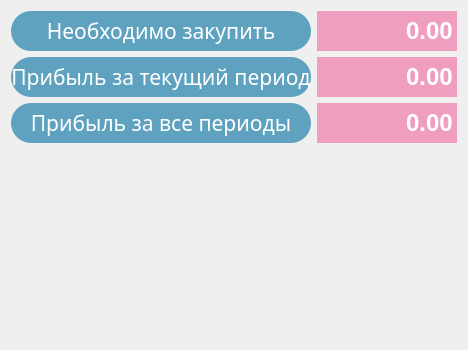
           <widget class="QWidget" name="rightWidget" native="true">
            <property name="sizePolicy">
             <sizepolicy hsizetype="Preferred" vsizetype="Preferred">
              <horstretch>0</horstretch>
              <verstretch>0</verstretch>
             </sizepolicy>
            </property>
            <property name="minimumSize">
             <size>
              <width>450</width>
              <height>350</height>
             </size>
            </property>
            <layout class="QVBoxLayout" name="verticalLayout_8">
             <item>
              <widget class="QWidget" name="resultWidget" native="true">
               <property name="sizePolicy">
                <sizepolicy hsizetype="Preferred" vsizetype="Fixed">
                 <horstretch>0</horstretch>
                 <verstretch>0</verstretch>
                </sizepolicy>
               </property>
               <property name="minimumSize">
                <size>
                 <width>400</width>
                 <height>0</height>
                </size>
               </property>
               <layout class="QHBoxLayout" name="horizontalLayout_19">
                <property name="leftMargin">
                 <number>0</number>
                </property>
                <property name="topMargin">
                 <number>0</number>
                </property>
                <property name="rightMargin">
                 <number>0</number>
                </property>
                <property name="bottomMargin">
                 <number>0</number>
                </property>
                <item>
                 <widget class="QLabel" name="label_11">
                  <property name="sizePolicy">
                   <sizepolicy hsizetype="Preferred" vsizetype="Fixed">
                    <horstretch>0</horstretch>
                    <verstretch>0</verstretch>
                   </sizepolicy>
                  </property>
                  <property name="minimumSize">
                   <size>
                    <width>0</width>
                    <height>40</height>
                   </size>
                  </property>
                  <property name="font">
                   <font>
                    <family>Optima</family>
                    <pointsize>16</pointsize>
                    <italic>false</italic>
                   </font>
                  </property>
                  <property name="styleSheet">
                   <string notr="true">QLabel {
     border: none;
	height: 40px;
     border-radius: 20px;
	background-color: #5EA2BF;
	color: white;
 }</string>
                  </property>
                  <property name="text">
                   <string>Необходимо закупить</string>
                  </property>
                  <property name="alignment">
                   <set>Qt::AlignCenter</set>
                  </property>
                  <property name="margin">
                   <number>10</number>
                  </property>
                 </widget>
                </item>
                <item>
                 <widget class="QDoubleSpinBox" name="doubleSpinBox_9">
                  <property name="sizePolicy">
                   <sizepolicy hsizetype="Fixed" vsizetype="Fixed">
                    <horstretch>0</horstretch>
                    <verstretch>0</verstretch>
                   </sizepolicy>
                  </property>
                  <property name="minimumSize">
                   <size>
                    <width>140</width>
                    <height>40</height>
                   </size>
                  </property>
                  <property name="font">
                   <font>
                    <family>Helvetica</family>
                    <pointsize>18</pointsize>
                    <bold>true</bold>
                   </font>
                  </property>
                  <property name="focusPolicy">
                   <enum>Qt::ClickFocus</enum>
                  </property>
                  <property name="styleSheet">
                   <string notr="true">QDoubleSpinBox
{
     border: none;
	background-color: rgb(239, 158, 192);
	color: white;
}


QDoubleSpinBox:focused
{
    border-width: 2px;
    border-style: solid;
    border-color: red;
}</string>
                  </property>
                  <property name="wrapping">
                   <bool>false</bool>
                  </property>
                  <property name="frame">
                   <bool>false</bool>
                  </property>
                  <property name="alignment">
                   <set>Qt::AlignRight|Qt::AlignTrailing|Qt::AlignVCenter</set>
                  </property>
                  <property name="readOnly">
                   <bool>true</bool>
                  </property>
                  <property name="buttonSymbols">
                   <enum>QAbstractSpinBox::NoButtons</enum>
                  </property>
                  <property name="accelerated">
                   <bool>true</bool>
                  </property>
                  <property name="showGroupSeparator" stdset="0">
                   <bool>true</bool>
                  </property>
                  <property name="maximum">
                   <double>10000000.000000000000000</double>
                  </property>
                 </widget>
                </item>
               </layout>
              </widget>
             </item>
             <item>
              <widget class="QWidget" name="resultWidget_2" native="true">
               <property name="sizePolicy">
                <sizepolicy hsizetype="Preferred" vsizetype="Fixed">
                 <horstretch>0</horstretch>
                 <verstretch>0</verstretch>
                </sizepolicy>
               </property>
               <property name="minimumSize">
                <size>
                 <width>400</width>
                 <height>0</height>
                </size>
               </property>
               <layout class="QHBoxLayout" name="horizontalLayout_20">
                <property name="leftMargin">
                 <number>0</number>
                </property>
                <property name="topMargin">
                 <number>0</number>
                </property>
                <property name="rightMargin">
                 <number>0</number>
                </property>
                <property name="bottomMargin">
                 <number>0</number>
                </property>
                <item>
                 <widget class="QLabel" name="label_12">
                  <property name="sizePolicy">
                   <sizepolicy hsizetype="Preferred" vsizetype="Fixed">
                    <horstretch>0</horstretch>
                    <verstretch>0</verstretch>
                   </sizepolicy>
                  </property>
                  <property name="minimumSize">
                   <size>
                    <width>0</width>
                    <height>40</height>
                   </size>
                  </property>
                  <property name="font">
                   <font>
                    <family>Optima</family>
                    <pointsize>16</pointsize>
                    <italic>false</italic>
                   </font>
                  </property>
                  <property name="styleSheet">
                   <string notr="true">QLabel {
     border: none;
	height: 40px;
     border-radius: 20px;
	background-color: #5EA2BF;
	color: white;
 }</string>
                  </property>
                  <property name="text">
                   <string>Прибыль за текущий период</string>
                  </property>
                  <property name="alignment">
                   <set>Qt::AlignCenter</set>
                  </property>
                  <property name="margin">
                   <number>10</number>
                  </property>
                 </widget>
                </item>
                <item>
                 <widget class="QDoubleSpinBox" name="doubleSpinBox_10">
                  <property name="sizePolicy">
                   <sizepolicy hsizetype="Fixed" vsizetype="Fixed">
                    <horstretch>0</horstretch>
                    <verstretch>0</verstretch>
                   </sizepolicy>
                  </property>
                  <property name="minimumSize">
                   <size>
                    <width>140</width>
                    <height>40</height>
                   </size>
                  </property>
                  <property name="font">
                   <font>
                    <family>Helvetica</family>
                    <pointsize>18</pointsize>
                    <bold>true</bold>
                   </font>
                  </property>
                  <property name="focusPolicy">
                   <enum>Qt::ClickFocus</enum>
                  </property>
                  <property name="styleSheet">
                   <string notr="true">QDoubleSpinBox
{
     border: none;
	background-color: rgb(239, 158, 192);
	color: white;
}


QDoubleSpinBox:focused
{
    border-width: 2px;
    border-style: solid;
    border-color: red;
}</string>
                  </property>
                  <property name="wrapping">
                   <bool>false</bool>
                  </property>
                  <property name="frame">
                   <bool>false</bool>
                  </property>
                  <property name="alignment">
                   <set>Qt::AlignRight|Qt::AlignTrailing|Qt::AlignVCenter</set>
                  </property>
                  <property name="readOnly">
                   <bool>true</bool>
                  </property>
                  <property name="buttonSymbols">
                   <enum>QAbstractSpinBox::NoButtons</enum>
                  </property>
                  <property name="accelerated">
                   <bool>true</bool>
                  </property>
                  <property name="showGroupSeparator" stdset="0">
                   <bool>true</bool>
                  </property>
                  <property name="maximum">
                   <double>10000000.000000000000000</double>
                  </property>
                 </widget>
                </item>
               </layout>
              </widget>
             </item>
             <item>
              <widget class="QWidget" name="resultWidget_3" native="true">
               <property name="sizePolicy">
                <sizepolicy hsizetype="Preferred" vsizetype="Fixed">
                 <horstretch>0</horstretch>
                 <verstretch>0</verstretch>
                </sizepolicy>
               </property>
               <property name="minimumSize">
                <size>
                 <width>400</width>
                 <height>0</height>
                </size>
               </property>
               <layout class="QHBoxLayout" name="horizontalLayout_21">
                <property name="leftMargin">
                 <number>0</number>
                </property>
                <property name="topMargin">
                 <number>0</number>
                </property>
                <property name="rightMargin">
                 <number>0</number>
                </property>
                <property name="bottomMargin">
                 <number>0</number>
                </property>
                <item>
                 <widget class="QLabel" name="label_13">
                  <property name="sizePolicy">
                   <sizepolicy hsizetype="Preferred" vsizetype="Fixed">
                    <horstretch>0</horstretch>
                    <verstretch>0</verstretch>
                   </sizepolicy>
                  </property>
                  <property name="minimumSize">
                   <size>
                    <width>0</width>
                    <height>40</height>
                   </size>
                  </property>
                  <property name="font">
                   <font>
                    <family>Optima</family>
                    <pointsize>16</pointsize>
                    <italic>false</italic>
                   </font>
                  </property>
                  <property name="styleSheet">
                   <string notr="true">QLabel {
     border: none;
	height: 40px;
     border-radius: 20px;
	background-color: #5EA2BF;
	color: white;
 }</string>
                  </property>
                  <property name="text">
                   <string>Прибыль за все периоды</string>
                  </property>
                  <property name="alignment">
                   <set>Qt::AlignCenter</set>
                  </property>
                  <property name="margin">
                   <number>10</number>
                  </property>
                 </widget>
                </item>
                <item>
                 <widget class="QDoubleSpinBox" name="doubleSpinBox_11">
                  <property name="sizePolicy">
                   <sizepolicy hsizetype="Fixed" vsizetype="Fixed">
                    <horstretch>0</horstretch>
                    <verstretch>0</verstretch>
                   </sizepolicy>
                  </property>
                  <property name="minimumSize">
                   <size>
                    <width>140</width>
                    <height>40</height>
                   </size>
                  </property>
                  <property name="font">
                   <font>
                    <family>Helvetica</family>
                    <pointsize>18</pointsize>
                    <bold>true</bold>
                   </font>
                  </property>
                  <property name="focusPolicy">
                   <enum>Qt::ClickFocus</enum>
                  </property>
                  <property name="styleSheet">
                   <string notr="true">QDoubleSpinBox
{
     border: none;
	background-color: rgb(239, 158, 192);
	color: white;
}


QDoubleSpinBox:focused
{
    border-width: 2px;
    border-style: solid;
    border-color: red;
}</string>
                  </property>
                  <property name="wrapping">
                   <bool>false</bool>
                  </property>
                  <property name="frame">
                   <bool>false</bool>
                  </property>
                  <property name="alignment">
                   <set>Qt::AlignRight|Qt::AlignTrailing|Qt::AlignVCenter</set>
                  </property>
                  <property name="readOnly">
                   <bool>true</bool>
                  </property>
                  <property name="buttonSymbols">
                   <enum>QAbstractSpinBox::NoButtons</enum>
                  </property>
                  <property name="accelerated">
                   <bool>true</bool>
                  </property>
                  <property name="showGroupSeparator" stdset="0">
                   <bool>true</bool>
                  </property>
                  <property name="maximum">
                   <double>10000000.000000000000000</double>
                  </property>
                 </widget>
                </item>
               </layout>
              </widget>
             </item>
             <item>
              <widget class="QWidget" name="plotWidget" native="true">
               <property name="minimumSize">
                <size>
                 <width>100</width>
                 <height>100</height>
                </size>
               </property>
              </widget>
             </item>
            </layout>
           </widget>
